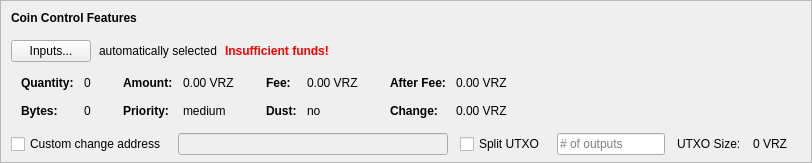
    <widget class="QFrame" name="frameCoinControl">
     <property name="sizePolicy">
      <sizepolicy hsizetype="Expanding" vsizetype="Expanding">
       <horstretch>0</horstretch>
       <verstretch>0</verstretch>
      </sizepolicy>
     </property>
     <property name="maximumSize">
      <size>
       <width>16777215</width>
       <height>16777215</height>
      </size>
     </property>
     <property name="frameShape">
      <enum>QFrame::StyledPanel</enum>
     </property>
     <property name="frameShadow">
      <enum>QFrame::Sunken</enum>
     </property>
     <layout class="QVBoxLayout" name="verticalLayoutCoinControl2">
      <property name="spacing">
       <number>0</number>
      </property>
      <property name="leftMargin">
       <number>0</number>
      </property>
      <property name="topMargin">
       <number>0</number>
      </property>
      <property name="rightMargin">
       <number>0</number>
      </property>
      <property name="bottomMargin">
       <number>6</number>
      </property>
      <item>
       <layout class="QVBoxLayout" name="verticalLayoutCoinControl" stretch="0,0,0,0,1">
        <property name="spacing">
         <number>0</number>
        </property>
        <property name="leftMargin">
         <number>10</number>
        </property>
        <property name="topMargin">
         <number>10</number>
        </property>
        <item>
         <layout class="QHBoxLayout" name="horizontalLayoutCoinControl1">
          <property name="bottomMargin">
           <number>15</number>
          </property>
          <item>
           <widget class="QLabel" name="labelCoinControlFeatures">
            <property name="sizePolicy">
             <sizepolicy hsizetype="Preferred" vsizetype="Maximum">
              <horstretch>0</horstretch>
              <verstretch>0</verstretch>
             </sizepolicy>
            </property>
            <property name="font">
             <font>
              <weight>75</weight>
              <bold>true</bold>
             </font>
            </property>
            <property name="styleSheet">
             <string notr="true">font-weight:bold;</string>
            </property>
            <property name="text">
             <string>Coin Control Features</string>
            </property>
           </widget>
          </item>
         </layout>
        </item>
        <item>
         <layout class="QHBoxLayout" name="horizontalLayoutCoinControl2" stretch="0,0,0,0">
          <property name="spacing">
           <number>8</number>
          </property>
          <property name="bottomMargin">
           <number>10</number>
          </property>
          <item>
           <widget class="QPushButton" name="pushButtonCoinControl">
            <property name="styleSheet">
             <string notr="true"/>
            </property>
            <property name="text">
             <string>Inputs...</string>
            </property>
            <property name="autoDefault">
             <bool>false</bool>
            </property>
           </widget>
          </item>
          <item>
           <widget class="QLabel" name="labelCoinControlAutomaticallySelected">
            <property name="text">
             <string>automatically selected</string>
            </property>
            <property name="margin">
             <number>5</number>
            </property>
           </widget>
          </item>
          <item>
           <widget class="QLabel" name="labelCoinControlInsuffFunds">
            <property name="font">
             <font>
              <weight>75</weight>
              <bold>true</bold>
             </font>
            </property>
            <property name="styleSheet">
             <string notr="true">color:red;font-weight:bold;</string>
            </property>
            <property name="text">
             <string>Insufficient funds!</string>
            </property>
            <property name="margin">
             <number>5</number>
            </property>
           </widget>
          </item>
          <item>
           <spacer name="horizontalSpacerCoinControl">
            <property name="orientation">
             <enum>Qt::Horizontal</enum>
            </property>
            <property name="sizeHint" stdset="0">
             <size>
              <width>40</width>
              <height>1</height>
             </size>
            </property>
           </spacer>
          </item>
         </layout>
        </item>
        <item>
         <widget class="QWidget" name="widgetCoinControl" native="true">
          <property name="sizePolicy">
           <sizepolicy hsizetype="Preferred" vsizetype="Preferred">
            <horstretch>0</horstretch>
            <verstretch>0</verstretch>
           </sizepolicy>
          </property>
          <property name="minimumSize">
           <size>
            <width>0</width>
            <height>0</height>
           </size>
          </property>
          <property name="styleSheet">
           <string notr="true"/>
          </property>
          <layout class="QHBoxLayout" name="horizontalLayoutCoinControl5">
           <property name="leftMargin">
            <number>0</number>
           </property>
           <property name="topMargin">
            <number>0</number>
           </property>
           <property name="rightMargin">
            <number>0</number>
           </property>
           <property name="bottomMargin">
            <number>0</number>
           </property>
           <item>
            <layout class="QHBoxLayout" name="horizontalLayoutCoinControl3" stretch="0,0,0,1">
             <property name="spacing">
              <number>20</number>
             </property>
             <property name="topMargin">
              <number>0</number>
             </property>
             <property name="bottomMargin">
              <number>10</number>
             </property>
             <item>
              <layout class="QFormLayout" name="formLayoutCoinControl1">
               <property name="horizontalSpacing">
                <number>10</number>
               </property>
               <property name="verticalSpacing">
                <number>14</number>
               </property>
               <property name="leftMargin">
                <number>10</number>
               </property>
               <property name="topMargin">
                <number>4</number>
               </property>
               <property name="rightMargin">
                <number>6</number>
               </property>
               <item row="0" column="0">
                <widget class="QLabel" name="labelCoinControlQuantityText">
                 <property name="font">
                  <font>
                   <weight>75</weight>
                   <bold>true</bold>
                  </font>
                 </property>
                 <property name="text">
                  <string>Quantity:</string>
                 </property>
                 <property name="margin">
                  <number>0</number>
                 </property>
                </widget>
               </item>
               <item row="0" column="1">
                <widget class="QLabel" name="labelCoinControlQuantity">
                 <property name="cursor">
                  <cursorShape>IBeamCursor</cursorShape>
                 </property>
                 <property name="contextMenuPolicy">
                  <enum>Qt::ActionsContextMenu</enum>
                 </property>
                 <property name="text">
                  <string notr="true">0</string>
                 </property>
                 <property name="margin">
                  <number>0</number>
                 </property>
                 <property name="textInteractionFlags">
                  <set>Qt::LinksAccessibleByMouse|Qt::TextSelectableByKeyboard|Qt::TextSelectableByMouse</set>
                 </property>
                </widget>
               </item>
               <item row="1" column="0">
                <widget class="QLabel" name="labelCoinControlBytesText">
                 <property name="font">
                  <font>
                   <weight>75</weight>
                   <bold>true</bold>
                  </font>
                 </property>
                 <property name="text">
                  <string>Bytes:</string>
                 </property>
                </widget>
               </item>
               <item row="1" column="1">
                <widget class="QLabel" name="labelCoinControlBytes">
                 <property name="cursor">
                  <cursorShape>IBeamCursor</cursorShape>
                 </property>
                 <property name="contextMenuPolicy">
                  <enum>Qt::ActionsContextMenu</enum>
                 </property>
                 <property name="text">
                  <string notr="true">0</string>
                 </property>
                 <property name="textInteractionFlags">
                  <set>Qt::LinksAccessibleByMouse|Qt::TextSelectableByKeyboard|Qt::TextSelectableByMouse</set>
                 </property>
                </widget>
               </item>
              </layout>
             </item>
             <item>
              <layout class="QFormLayout" name="formLayoutCoinControl2">
               <property name="horizontalSpacing">
                <number>10</number>
               </property>
               <property name="verticalSpacing">
                <number>14</number>
               </property>
               <property name="leftMargin">
                <number>6</number>
               </property>
               <property name="topMargin">
                <number>4</number>
               </property>
               <property name="rightMargin">
                <number>6</number>
               </property>
               <item row="0" column="0">
                <widget class="QLabel" name="labelCoinControlAmountText">
                 <property name="font">
                  <font>
                   <weight>75</weight>
                   <bold>true</bold>
                  </font>
                 </property>
                 <property name="text">
                  <string>Amount:</string>
                 </property>
                 <property name="margin">
                  <number>0</number>
                 </property>
                </widget>
               </item>
               <item row="0" column="1">
                <widget class="QLabel" name="labelCoinControlAmount">
                 <property name="cursor">
                  <cursorShape>IBeamCursor</cursorShape>
                 </property>
                 <property name="contextMenuPolicy">
                  <enum>Qt::ActionsContextMenu</enum>
                 </property>
                 <property name="text">
                  <string notr="true">0.00 VRZ</string>
                 </property>
                 <property name="textInteractionFlags">
                  <set>Qt::LinksAccessibleByMouse|Qt::TextSelectableByKeyboard|Qt::TextSelectableByMouse</set>
                 </property>
                </widget>
               </item>
               <item row="1" column="0">
                <widget class="QLabel" name="labelCoinControlPriorityText">
                 <property name="font">
                  <font>
                   <weight>75</weight>
                   <bold>true</bold>
                  </font>
                 </property>
                 <property name="text">
                  <string>Priority:</string>
                 </property>
                </widget>
               </item>
               <item row="1" column="1">
                <widget class="QLabel" name="labelCoinControlPriority">
                 <property name="cursor">
                  <cursorShape>IBeamCursor</cursorShape>
                 </property>
                 <property name="contextMenuPolicy">
                  <enum>Qt::ActionsContextMenu</enum>
                 </property>
                 <property name="text">
                  <string>medium</string>
                 </property>
                 <property name="textInteractionFlags">
                  <set>Qt::LinksAccessibleByMouse|Qt::TextSelectableByKeyboard|Qt::TextSelectableByMouse</set>
                 </property>
                </widget>
               </item>
              </layout>
             </item>
             <item>
              <layout class="QFormLayout" name="formLayoutCoinControl3">
               <property name="horizontalSpacing">
                <number>10</number>
               </property>
               <property name="verticalSpacing">
                <number>14</number>
               </property>
               <property name="leftMargin">
                <number>6</number>
               </property>
               <property name="topMargin">
                <number>4</number>
               </property>
               <property name="rightMargin">
                <number>6</number>
               </property>
               <item row="0" column="0">
                <widget class="QLabel" name="labelCoinControlFeeText">
                 <property name="font">
                  <font>
                   <weight>75</weight>
                   <bold>true</bold>
                  </font>
                 </property>
                 <property name="text">
                  <string>Fee:</string>
                 </property>
                 <property name="margin">
                  <number>0</number>
                 </property>
                </widget>
               </item>
               <item row="0" column="1">
                <widget class="QLabel" name="labelCoinControlFee">
                 <property name="cursor">
                  <cursorShape>IBeamCursor</cursorShape>
                 </property>
                 <property name="contextMenuPolicy">
                  <enum>Qt::ActionsContextMenu</enum>
                 </property>
                 <property name="text">
                  <string notr="true">0.00 VRZ</string>
                 </property>
                 <property name="textInteractionFlags">
                  <set>Qt::LinksAccessibleByMouse|Qt::TextSelectableByKeyboard|Qt::TextSelectableByMouse</set>
                 </property>
                </widget>
               </item>
               <item row="1" column="0">
                <widget class="QLabel" name="labelCoinControlLowOutputText">
                 <property name="font">
                  <font>
                   <weight>75</weight>
                   <bold>true</bold>
                  </font>
                 </property>
                 <property name="text">
                  <string>Dust:</string>
                 </property>
                </widget>
               </item>
               <item row="1" column="1">
                <widget class="QLabel" name="labelCoinControlLowOutput">
                 <property name="cursor">
                  <cursorShape>IBeamCursor</cursorShape>
                 </property>
                 <property name="contextMenuPolicy">
                  <enum>Qt::ActionsContextMenu</enum>
                 </property>
                 <property name="text">
                  <string>no</string>
                 </property>
                 <property name="textInteractionFlags">
                  <set>Qt::LinksAccessibleByMouse|Qt::TextSelectableByKeyboard|Qt::TextSelectableByMouse</set>
                 </property>
                </widget>
               </item>
              </layout>
             </item>
             <item>
              <layout class="QFormLayout" name="formLayoutCoinControl4">
               <property name="horizontalSpacing">
                <number>10</number>
               </property>
               <property name="verticalSpacing">
                <number>14</number>
               </property>
               <property name="leftMargin">
                <number>6</number>
               </property>
               <property name="topMargin">
                <number>4</number>
               </property>
               <property name="rightMargin">
                <number>6</number>
               </property>
               <item row="0" column="0">
                <widget class="QLabel" name="labelCoinControlAfterFeeText">
                 <property name="font">
                  <font>
                   <weight>75</weight>
                   <bold>true</bold>
                  </font>
                 </property>
                 <property name="text">
                  <string>After Fee:</string>
                 </property>
                 <property name="margin">
                  <number>0</number>
                 </property>
                </widget>
               </item>
               <item row="0" column="1">
                <widget class="QLabel" name="labelCoinControlAfterFee">
                 <property name="cursor">
                  <cursorShape>IBeamCursor</cursorShape>
                 </property>
                 <property name="contextMenuPolicy">
                  <enum>Qt::ActionsContextMenu</enum>
                 </property>
                 <property name="text">
                  <string notr="true">0.00 VRZ</string>
                 </property>
                 <property name="textInteractionFlags">
                  <set>Qt::LinksAccessibleByMouse|Qt::TextSelectableByKeyboard|Qt::TextSelectableByMouse</set>
                 </property>
                </widget>
               </item>
               <item row="1" column="0">
                <widget class="QLabel" name="labelCoinControlChangeText">
                 <property name="font">
                  <font>
                   <weight>75</weight>
                   <bold>true</bold>
                  </font>
                 </property>
                 <property name="text">
                  <string>Change:</string>
                 </property>
                </widget>
               </item>
               <item row="1" column="1">
                <widget class="QLabel" name="labelCoinControlChange">
                 <property name="cursor">
                  <cursorShape>IBeamCursor</cursorShape>
                 </property>
                 <property name="contextMenuPolicy">
                  <enum>Qt::ActionsContextMenu</enum>
                 </property>
                 <property name="text">
                  <string notr="true">0.00 VRZ</string>
                 </property>
                 <property name="textInteractionFlags">
                  <set>Qt::LinksAccessibleByMouse|Qt::TextSelectableByKeyboard|Qt::TextSelectableByMouse</set>
                 </property>
                </widget>
               </item>
              </layout>
             </item>
            </layout>
           </item>
          </layout>
         </widget>
        </item>
        <item>
         <layout class="QHBoxLayout" name="horizontalLayoutCoinControl4" stretch="0,0,0,0,0,0,0">
          <property name="spacing">
           <number>12</number>
          </property>
          <property name="sizeConstraint">
           <enum>QLayout::SetDefaultConstraint</enum>
          </property>
          <property name="topMargin">
           <number>5</number>
          </property>
          <property name="rightMargin">
           <number>5</number>
          </property>
          <item>
           <widget class="QCheckBox" name="checkBoxCoinControlChange">
            <property name="toolTip">
             <string>If this is activated, but the change address is empty or invalid, change will be sent to a newly generated address.</string>
            </property>
            <property name="text">
             <string>Custom change address</string>
            </property>
           </widget>
          </item>
          <item>
           <widget class="QValidatedLineEdit" name="lineEditCoinControlChange">
            <property name="enabled">
             <bool>false</bool>
            </property>
            <property name="sizePolicy">
             <sizepolicy hsizetype="Expanding" vsizetype="Fixed">
              <horstretch>0</horstretch>
              <verstretch>0</verstretch>
             </sizepolicy>
            </property>
           </widget>
          </item>
          <item>
           <widget class="QCheckBox" name="splitBlockCheckBox">
            <property name="text">
             <string>Split UTXO</string>
            </property>
           </widget>
          </item>
          <item>
           <widget class="QLineEdit" name="splitBlockLineEdit">
            <property name="sizePolicy">
             <sizepolicy hsizetype="Fixed" vsizetype="Fixed">
              <horstretch>50</horstretch>
              <verstretch>0</verstretch>
             </sizepolicy>
            </property>
            <property name="placeholderText">
             <string># of outputs</string>
            </property>
           </widget>
          </item>
          <item>
           <widget class="QLabel" name="labelBlockSizeText">
            <property name="text">
             <string>UTXO Size:</string>
            </property>
           </widget>
          </item>
          <item>
           <widget class="QLabel" name="labelBlockSize">
            <property name="text">
             <string>0 VRZ</string>
            </property>
           </widget>
          </item>
          <item>
           <widget class="QLabel" name="labelCoinControlChangeLabel">
            <property name="sizePolicy">
             <sizepolicy hsizetype="Preferred" vsizetype="Expanding">
              <horstretch>0</horstretch>
              <verstretch>0</verstretch>
             </sizepolicy>
            </property>
            <property name="minimumSize">
             <size>
              <width>0</width>
              <height>0</height>
             </size>
            </property>
            <property name="text">
             <string/>
            </property>
            <property name="margin">
             <number>3</number>
            </property>
           </widget>
          </item>
         </layout>
        </item>
        <item>
         <spacer name="verticalSpacerCoinControl">
          <property name="orientation">
           <enum>Qt::Vertical</enum>
          </property>
          <property name="sizeHint" stdset="0">
           <size>
            <width>800</width>
            <height>1</height>
           </size>
          </property>
         </spacer>
        </item>
       </layout>
      </item>
     </layout>
    </widget>
